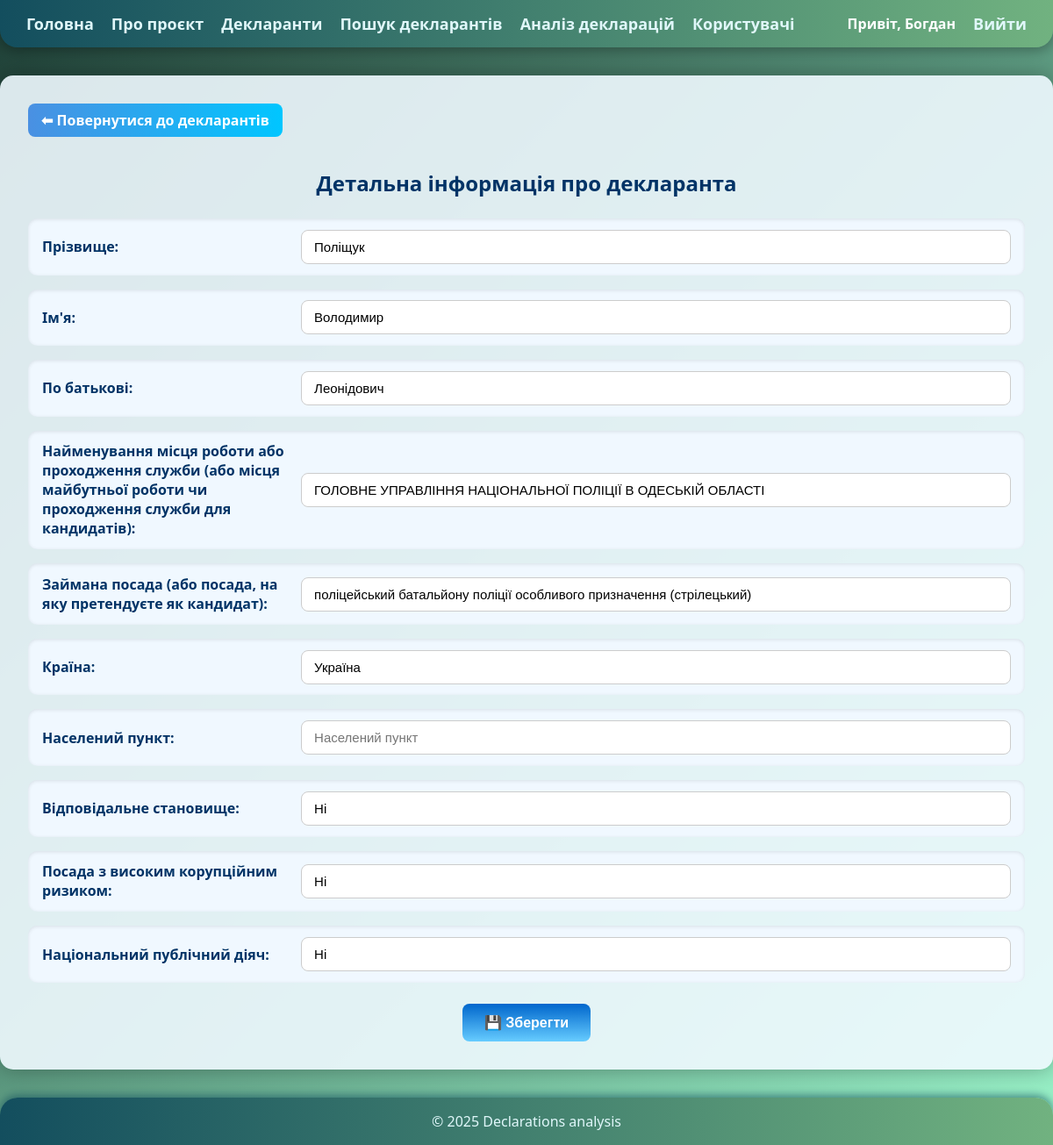
The app's page /declarants/4/ (signed in) with its own data.
### apps/users/models.py (models this page shows)
class CustomUser(AbstractUser):
    ROLE_CHOICES = (
        ('guest', 'Guest'),
        ('user', 'User'),
        ('admin', 'Admin'),
    )
    role = models.CharField(max_length=20, choices=ROLE_CHOICES, default='guest')
    photo = models.ImageField(upload_to='user_photos', null=True, blank=True)
    phone = models.CharField(max_length=13, null=True, blank=True)
    declarant = models.ManyToManyField("core.Declarant", through="UserDeclarant", related_name='customer_users')
    declarations = models.ManyToManyField("core.Declaration",through="UserDeclaration",related_name='customer_users')

### apps/core/models/declarant.py (models this page shows, shortened)
class Declarant(models.Model):
    user_declarant_id = models.PositiveBigIntegerField(null=True, blank=True)
    api_id = models.UUIDField(null=True, blank=True) # можна видалити
    lastname = models.CharField(max_length=100, blank=False)
    firstname = models.CharField(max_length=100, blank=False)
    middlename = models.CharField(max_length=100, null=False, blank=False)
    work_place = models.CharField(max_length=255, null=False, blank=False)
    work_post = models.CharField(max_length=255, null=False, blank=False)
    actual_country = models.PositiveSmallIntegerField(choices=CountryDeclarant.choices, null=False, blank=False)
    region = models.CharField(max_length=255, null=False, blank=False)
    responsible_position = models.CharField(choices=ResponsiblePositionType.choices, max_length=550, null=False, blank=False)
    corruption_affected = models.CharField(choices=CorruptionAffectedType.choices, max_length=550, null=False, blank=False)
    public_person = models.CharField(choices=PublicPersonType.choices, max_length=550, null=False, blank=False)
    owner = models.OneToOneField("Owner", on_delete=models.CASCADE, related_name="declarant", null=True, blank=True)
    created_at = models.DateTimeField(auto_now_add=True)
    updated_at = models.DateTimeField(auto_now=True)

### apps/core/views.py (the view, shortened to what this page needs)
# urls.py: path('declarants/<int:pk>/', DeclarantDetailUpdateView.as_view(), name='declarant_detail'),
class DeclarantDetailUpdateView(View):
    model = Declarant
    def get(self, request, pk):
        declarant = get_object_or_404(Declarant, pk=pk)
        declarant_form = DeclarantForm(instance=declarant)
        return render(request, 'core/pages/declarant_detail.html', {'declarant_form': declarant_form})

### apps/core/templates/core/pages/declarant_detail.html (shortened to what this page needs)
{% extends "base.html" %}
{% load static %}
{% block content %}
<div class="detail-container">
    <a href="{% url 'declarants' %}" class="detail-back-btn">⬅ Повернутися до декларантів</a>
    <h2 class="detail-title">Детальна інформація про декларанта</h2>
    <form method="post" enctype="multipart/form-data" id="declarant-detail-form" class="detail-form">
        <div class="detail-form-wrapper">
            {% for field in declarant_form %}
                <div class="detail-form-row">
                    <label for="{{ field.id_for_label }}" class="detail-label">{{ field.label }}:</label>
                    <div class="detail-input">
                        {{ field }}
                    </div>
                </div>
            {% endfor %}
        </div>
        <div class="detail-actions">
            <button type="submit" name="submit_declarant" class="detail-save-btn">
                💾 Зберегти
            </button>
        </div>
    </form>
</div>
{% endblock content %}

### apps/core/templates/core/includes/header.html (shortened to what this page needs)
<header>
    <nav>
        <ul class="nav-left">
            <li><a href="{% url 'welcome' %}">Головна</a></li>
            <li><a href="{% url 'about' %}">Про проєкт</a></li>
            <li><a href="{% url 'declarants' %}">Декларанти</a></li>
            <li><a href="{% url 'declarants_search' %}">Пошук декларантів</a></li>
            <li><a href="{% url 'declarations_analysis_page' %}">Аналіз декларацій</a></li>
            <li><a href="{% url 'users' %}">Користувачі</a></li>
        </ul>
        <ul class="nav-right">
            {% if user.is_authenticated %}
                <strong>Привіт, {{ user.first_name }}</strong>
                <li>
                    <form action="{% url 'logout' %}" method="post">
                        <button type="submit" class="btn-link">Вийти</button>
                    </form>
                </li>
            {% else %}
                <li><a href="{% url 'login' %}">Увійти</a></li>
                <li><a href="{% url 'register' %}">Зареєструватися</a></li>
            {% endif %}
        </ul>
    </nav>
</header>

### static/styles.css (style rules this page uses)
html, body { height: 100%; margin: 0; overflow-x: hidden; }
body { display: flex; flex-direction: column; min-height: 100vh; font-family: 'Segoe UI', Tahoma, Geneva, Verdana, sans-serif; background: linear-gradient(135deg, #1f4037, #99f2c8); background-repeat: no-repeat; background-size: cover; background-position: center; background-attachment: fixed; color: #ffffff; }
header { background: linear-gradient(90deg, #134E5E, #71B280); padding: 15px 30px; border-radius: 0 0 20px 20px; box-shadow: 0 4px 15px rgba(0, 0, 0, 0.3); width: 100%; }
header nav { display: flex; justify-content: flex-start; align-items: center; width: 100%; }
header ul { list-style: none; padding: 0; margin: 0; display: flex; gap: 20px; align-items: center; }
header a, header .btn-link { color: #e0f7fa; font-weight: 600; text-decoration: none; font-size: 18px; transition: color 0.3s ease; background: none; border: none; cursor: pointer; font-family: inherit; }
* { box-sizing: border-box; }
.nav-left { display: flex; gap: 20px; }
.nav-right { display: flex; gap: 20px; margin-left: auto; }
.btn-link { background: none; border: none; color: #e0f7fa; font-weight: 600; font-size: 18px; cursor: pointer; transition: color 0.3s ease; padding: 0; }
.detail-container { max-width: 1500px; margin: 2rem auto; padding: 2rem; background: rgba(240, 250, 255, 0.9); border-radius: 15px; box-shadow: 0 0 25px rgba(0,0,0,0.3); position: relative; }
.detail-back-btn { display: inline-block; margin-bottom: 1rem; padding: 8px 15px; border-radius: 8px; background: linear-gradient(to right, #4a90e2, #00c6ff); color: white; text-decoration: none; font-weight: bold; transition: background 0.3s ease, transform 0.2s ease; }
.detail-title { text-align: center; color: #003366; margin-bottom: 1.5rem; }
.detail-form-wrapper { display: flex; flex-direction: column; gap: 1rem; }
.detail-form-row { display: flex; flex-wrap: wrap; align-items: center; gap: 1rem; background: #f0f8ff; padding: 0.8rem 1rem; border-radius: 10px; box-shadow: inset 0 1px 4px rgba(0,0,0,0.1); }
.detail-label { flex: 1 1 17%; font-weight: 600; color: #003366; }
.detail-input { flex: 1 1 65%; }
.detail-input input, .detail-input select { width: 100%; padding: 10px 14px; border-radius: 8px; border: 1px solid #ccc; background: white; font-size: 15px; box-sizing: border-box; appearance: none; -webkit-appearance: none; -moz-appearance: none; background-repeat: no-repeat; white-space: normal; word-wrap: break; }
.detail-input select option { font-size: 0.75rem; }
.detail-actions { display: flex; justify-content: center; margin-top: 1.5rem; }
.detail-save-btn { display: flex; align-items: center; gap: 0.5rem; padding: 12px 25px; font-size: 16px; font-weight: bold; border-radius: 8px; background: linear-gradient(to bottom, #0066cc 0%, #66ccff 100%); color: white; border: none; cursor: pointer; transition: transform 0.2s ease, background 0.3s ease; }

### records on screen
CustomUser: first_name "Богдан"
Declarant: declarant_form "Поліщук" "Володимир" "Леонідович" "ГОЛОВНЕ УПРАВЛІННЯ НАЦІОНАЛЬНОЇ ПОЛІЦІЇ В ОДЕСЬКІЙ ОБЛАСТІ" "поліцейський батальйону поліції особливого призначення (стрілецький)" "Україна" "Ні" "Ні" "Ні"

### other values on screen
{{ field.label }} "Прізвище" "Ім'я" "По батькові" "Найменування місця роботи або проходження служби (або місця майбутньої роботи чи проходження служби для кандидатів)" "Займана посада (або посада, на яку претендуєте як кандидат)" "Країна" "Населений пункт" "Відповідальне становище" "Посада з високим корупційним ризиком" "Національний публічний діяч"
